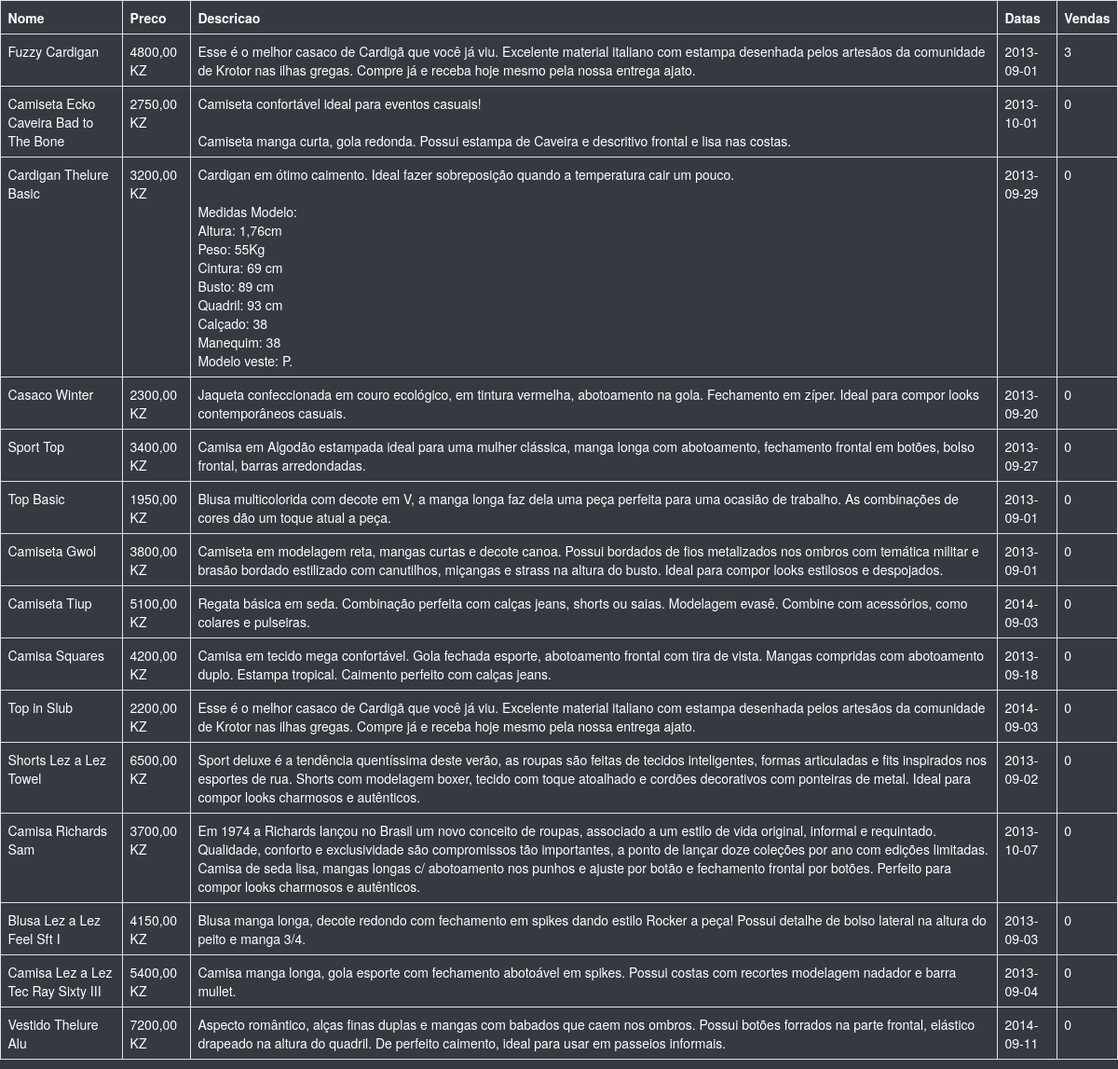
/produtos.php, run on the app's committed database.
### tables this page shows
CREATE TABLE `produtos` (
  `id` int(11) NOT NULL,
  `nome` varchar(255) DEFAULT NULL,
  `preco` varchar(45) DEFAULT NULL,
  `descricao` text,
  `data` date DEFAULT NULL,
  `vendas` int(11) DEFAULT NULL,
  `foto` text NOT NULL
);

### produtos.php (the view, shortened to what this page needs)
<!DOCTYPE html>
<html lang="en">
<head>
    <link rel="stylesheet" href="../../../bootstrap/css/bootstrap.css">
</head>
<body class="bg-dark text-white">
    <?php
        $bd = new mysqli('localhost','root','','mirror-fashion');
        $sql = "SELECT * FROM produtos";
        $r = $bd->query($sql);
    ?>
    <table class="table text-white table-bordered">
        <tr>
            <th>Nome</th>
            <th>Preco</th>
            <th>Descricao</th>
            <th>Datas</th>
            <th>Vendas</th>
        </tr>
        <?php
            while($prods = $r->fetch_object()){
                echo "
                <tr>
                    <td>$prods->nome</td>
                    <td>$prods->preco</td>
                    <td>$prods->descricao</td>
                    <td>$prods->data</td>
                    <td>$prods->vendas</td>
                </tr>
                ";
            }
        ?>
    </table>
</body>
</html>

### data on the page
produtos: nome "Fuzzy Cardigan", preco "4800,00 KZ", descricao "Esse é o melhor casaco de Cardigã que você já viu. Excelente material italiano com estampa desenhada pelos artesãos da comunidade de Krotor nas ilhas gregas. Compre já e receba hoje mesmo pela nossa entrega ajato.", data "2013-09-01", vendas "3"
produtos: nome "Camiseta Ecko Caveira Bad to The Bone", preco "2750,00 KZ", descricao "Camiseta confortável ideal para eventos casuais! Camiseta manga curta, gola redonda. Possui estampa de Caveira e descritivo frontal e lisa nas costas.", data "2013-10-01", vendas "0"
produtos: nome "Cardigan Thelure Basic", preco "3200,00 KZ", descricao "Cardigan em ótimo caimento. Ideal fazer sobreposição quando a temperatura cair um pouco. Medidas Modelo: Altura: 1,76cm Peso: 55Kg Cintura: 69 cm Busto: 89 cm Quadril: 93 cm Calçado: 38 Manequim: 38 Modelo veste: P.", data "2013-09-29", vendas "0"
produtos: nome "Casaco Winter", preco "2300,00 KZ", descricao "Jaqueta confeccionada em couro ecológico, em tintura vermelha, abotoamento na gola. Fechamento em zíper. Ideal para compor looks contemporâneos casuais.", data "2013-09-20", vendas "0"
produtos: nome "Sport Top", preco "3400,00 KZ", descricao "Camisa em Algodão estampada ideal para uma mulher clássica, manga longa com abotoamento, fechamento frontal em botões, bolso frontal, barras arredondadas.", data "2013-09-27", vendas "0"
produtos: nome "Top Basic", preco "1950,00 KZ", descricao "Blusa multicolorida com decote em V, a manga longa faz dela uma peça perfeita para uma ocasião de trabalho. As combinações de cores dão um toque atual a peça.", data "2013-09-01", vendas "0"
produtos: nome "Camiseta Gwol", preco "3800,00 KZ", descricao "Camiseta em modelagem reta, mangas curtas e decote canoa. Possui bordados de fios metalizados nos ombros com temática militar e brasão bordado estilizado com canutilhos, miçangas e strass na altura do busto. Ideal para compor looks estilosos e despojados.", data "2013-09-01", vendas "0"
produtos: nome "Camiseta Tiup", preco "5100,00 KZ", descricao "Regata básica em seda. Combinação perfeita com calças jeans, shorts ou saias. Modelagem evasê. Combine com acessórios, como colares e pulseiras.", data "2014-09-03", vendas "0"
produtos: nome "Camisa Squares", preco "4200,00 KZ", descricao "Camisa em tecido mega confortável. Gola fechada esporte, abotoamento frontal com tira de vista. Mangas compridas com abotoamento duplo. Estampa tropical. Caimento perfeito com calças jeans.", data "2013-09-18", vendas "0"
produtos: nome "Top in Slub", preco "2200,00 KZ", descricao "Esse é o melhor casaco de Cardigã que você já viu. Excelente material italiano com estampa desenhada pelos artesãos da comunidade de Krotor nas ilhas gregas. Compre já e receba hoje mesmo pela nossa entrega ajato.", data "2014-09-03", vendas "0"
produtos: nome "Shorts Lez a Lez Towel", preco "6500,00 KZ", descricao "Sport deluxe é a tendência quentíssima deste verão, as roupas são feitas de tecidos inteligentes, formas articuladas e fits inspirados nos esportes de rua. Shorts com modelagem boxer, tecido com toque atoalhado e cordões decorativos com ponteiras de metal. Ideal para compor looks charmosos e autênticos.", data "2013-09-02", vendas "0"
produtos: nome "Camisa Richards Sam", preco "3700,00 KZ", descricao "Em 1974 a Richards lançou no Brasil um novo conceito de roupas, associado a um estilo de vida original, informal e requintado. Qualidade, conforto e exclusividade são compromissos tão importantes, a ponto de lançar doze coleções por ano com edições limitadas. Camisa de seda lisa, mangas longas c/ abotoamento nos punhos e ajuste por botão e fechamento frontal por botões. Perfeito para compor looks charmosos e autênticos.", data "2013-10-07", vendas "0"
produtos: nome "Blusa Lez a Lez Feel Sft I", preco "4150,00 KZ", descricao "Blusa manga longa, decote redondo com fechamento em spikes dando estilo Rocker a peça! Possui detalhe de bolso lateral na altura do peito e manga 3/4.", data "2013-09-03", vendas "0"
produtos: nome "Camisa Lez a Lez Tec Ray Sixty III", preco "5400,00 KZ", descricao "Camisa manga longa, gola esporte com fechamento abotoável em spikes. Possui costas com recortes modelagem nadador e barra mullet.", data "2013-09-04", vendas "0"
produtos: nome "Vestido Thelure Alu", preco "7200,00 KZ", descricao "Aspecto romântico, alças finas duplas e mangas com babados que caem nos ombros. Possui botões forrados na parte frontal, elástico drapeado na altura do quadril. De perfeito caimento, ideal para usar em passeios informais.", data "2014-09-11", vendas "0"
